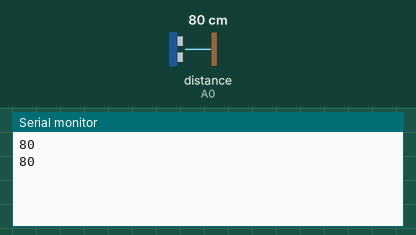
Simulated run of this sketch. Board: Arduino Uno, built with avr-gcc and run on an emulated ATmega328P. Shown: the last lines printed to the serial monitor. Wiring (inferred from the names in the program): ultrasonic range finder: trigger pin 3; echo A0. The inputs (shaded band) are chosen by the test bench; at power-on: distance to the obstacle (sensor on A0) 80 cm. The echo pulse lasts 58.3 µs per cm.

Above: at 1.3 s.
1.4 s: distance to the obstacle (sensor on A0) set to 2 cm
At 1.9 s:
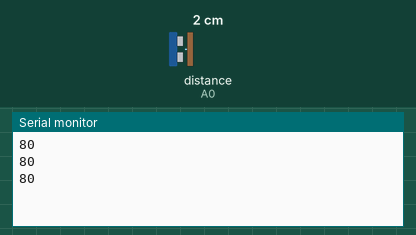
2.9 s: distance to the obstacle (sensor on A0) set to 4 cm
At 3.4 s:
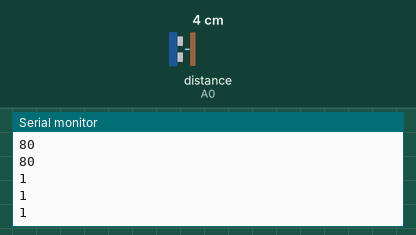
Timing chart, 0 to 5.9 s (numbered marks = the images above; inputs shaded):
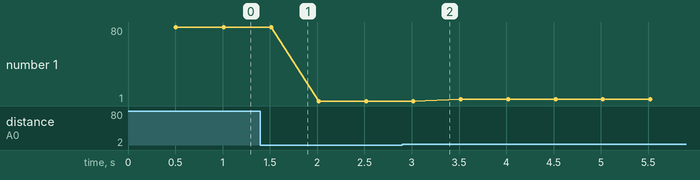

Measured:
- plotted number 1: 80 → 1 after the input at 1.4 s, 1 → 3 after the input at 2.9 s

The sketch:

Lesson_4.2_Ultrasonic.ino
```cpp
/********************************************************************
  An Introduction to Robot Programming
  Author - Eric Ryan Harrison <me@ericharrison.info>
  http://github.com/SumoRobotLeague/MRK-1/

  Lesson 4.2, Practical Exercise
********************************************************************/

#define echoPin A0
#define pingPin 3

void setup() {
	Serial.begin(9600);
	pinMode(echoPin, INPUT);
	pinMode(pingPin, OUTPUT);
}

void loop() {
	// calling ping() inside msToCm() will convert the
	// microseconds ping() returns into centimeters.
	long cm = msToCm( ping() );
	delay(500); // We don't want this to run too fast
	Serial.println(cm);
}

long ping() {
	long duration;
	digitalWrite(pingPin, LOW);
	delayMicroseconds(2);
	digitalWrite(pingPin, HIGH);
	delayMicroseconds(10);
	digitalWrite(pingPin, LOW);
	duration = pulseIn(echoPin, HIGH);
	return duration;
}

long msToCm(long microseconds) {
	return microseconds / 29 / 2;
}
```
